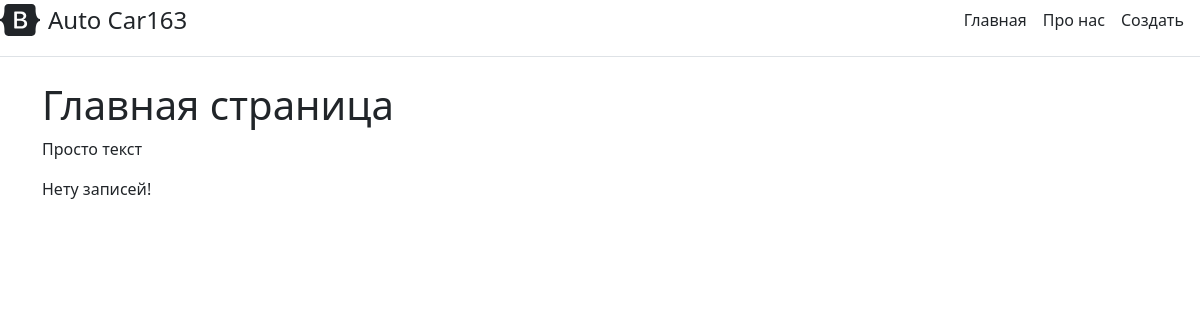
The app's page /, older data.
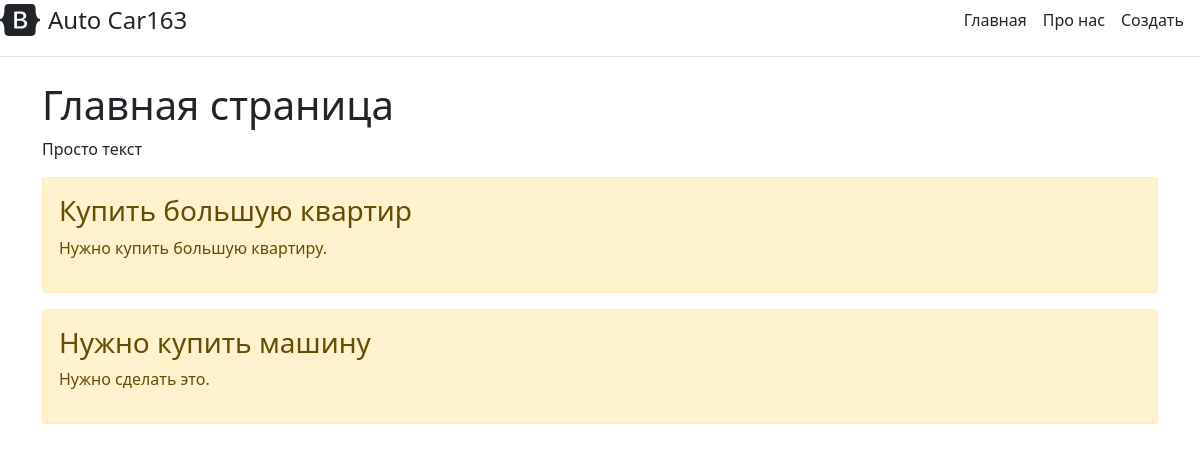
The same page, newer data.
### Myblog/models.py (models this page shows, shortened)
class Task(models.Model):
    title = models.CharField('Название', max_length=50)
    task = models.TextField("Описание")
    class Meta:
        verbose_name = "Задача"
        verbose_name_plural = "Задачи"

### Myblog/views.py (the view)
# urls.py: path('', views.index, name='index'),
def index(request):
    tasks = Task.objects.all()
    return render(request, "Myblog/index.html", {"title": 'Главная страница сайта', 'tasks': tasks})

### Myblog/templates/Myblog/index.html (shortened to what this page needs)
{% extends 'Myblog/base.html' %}
{% block content %}
    <h1>Главная страница</h1>
    <p>Просто текст</p>
    {% if tasks %}
        {% for el in tasks %}
        <div class="alert alert-warning mt-2">
            <h3> {{el.title}} </h3>
            <p> {{el.task}} </p>
        </div>
        {% endfor %}
    {% else %}
        <p>Нету записей! </p>
    {% endif %}
{% endblock %}

Row changes from the older to the newer data that the page shows:
added Task: title "Купить большую квартир", task "Нужно купить большую квартиру."
added Task: title "Нужно купить машину", task "Нужно сделать это."
Text that changed along with them:
text no longer shown: "Нету записей!"
